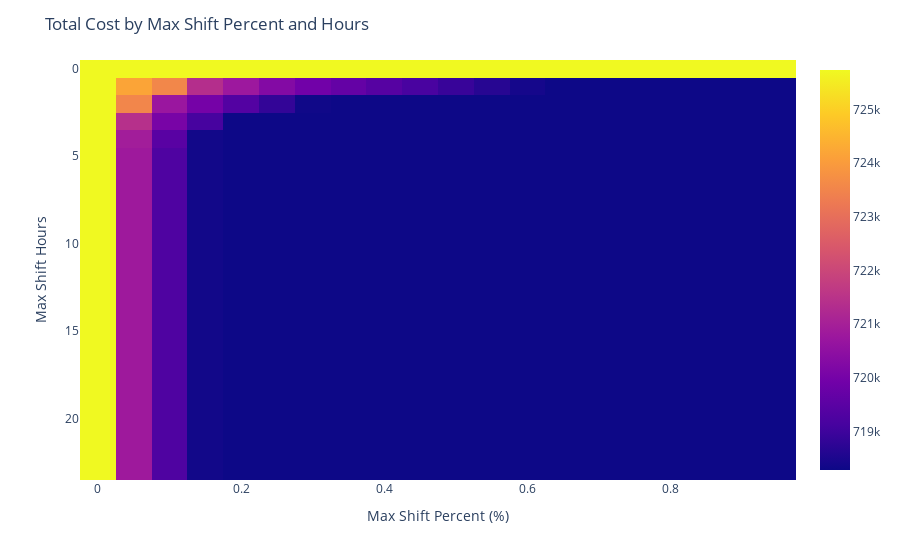

Here is the notebook cell this chart was saved with:
### Code cell
# Plot cost df
fig = px.imshow(cost_df, aspect= "auto")
fig.update_layout(
    title="Total Cost by Max Shift Percent and Hours",
    xaxis_title="Max Shift Percent (%)",
    yaxis_title="Max Shift Hours",
)
fig.show()

### Figure 1 — Plotly figure (JSON) as saved in the notebook; plotly's stock layout.template omitted (floating-point values rounded to 4 significant figures; data arrays with more than 128 entries replaced by an {"elided": "..."} marker saying what was removed)
{"data": [{"coloraxis": "coloraxis", "hovertemplate": "x: %{x}<br>y: %{y}<br>color: %{z}<extra></extra>", "name": "0", "type": "heatmap", "x": [0.0, 0.05, 0.1, 0.15, 0.2, 0.25, 0.3, 0.35, 0.4, 0.45, 0.5, 0.55, 0.6, 0.65, 0.7, 0.75, 0.8, 0.85, 0.9, 0.95], "xaxis": "x", "y": [0, 1, 2, 3, 4, 5, 6, 7, 8, 9, 10, 11, 12, 13, 14, 15, 16, 17, 18, 19, 20, 21, 22, 23], "yaxis": "y", "z": {"elided": "24x20 int values"}}], "layout": {"coloraxis": {"colorscale": [[0, "#0d0887"], [0.1111, "#46039f"], [0.2222, "#7201a8"], [0.3333, "#9c179e"], [0.4444, "#bd3786"], [0.5556, "#d8576b"], [0.6667, "#ed7953"], [0.7778, "#fb9f3a"], [0.8889, "#fdca26"], [1, "#f0f921"]]}, "margin": {"t": 60}, "title": {"text": "Total Cost by Max Shift Percent and Hours"}, "xaxis": {"anchor": "y", "domain": [0, 1], "title": {"text": "Max Shift Percent (%)"}}, "yaxis": {"anchor": "x", "autorange": "reversed", "domain": [0, 1], "title": {"text": "Max Shift Hours"}}}}
